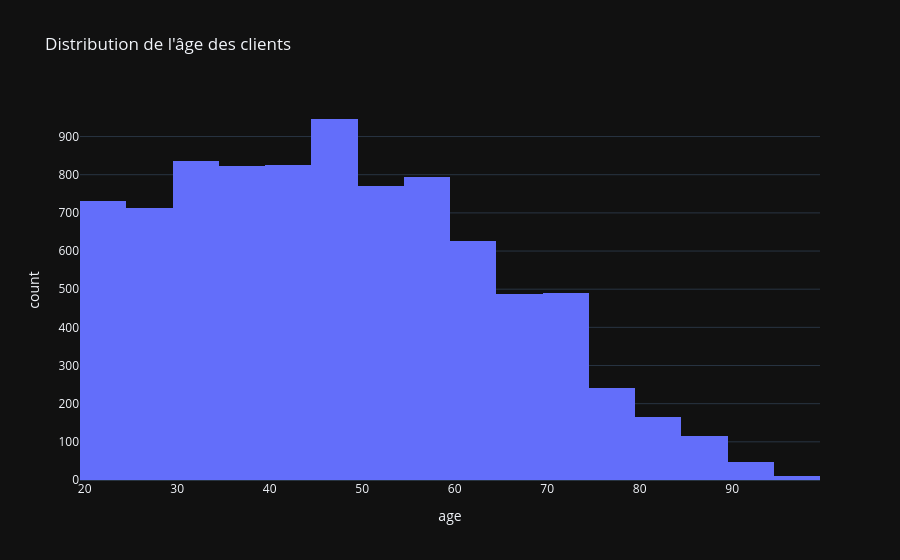

Write notebook code for a chart like this one.
### Code cell
import plotly.express as px

fig = px.histogram(customers, x="age", nbins=20, title="Distribution de l'âge des clients")
fig.update_layout(template="plotly_dark")
fig.show()

### Figure 1 — Plotly figure (JSON) as saved in the notebook; plotly's stock layout.template omitted (floating-point values rounded to 4 significant figures; data arrays with more than 128 entries replaced by an {"elided": "..."} marker saying what was removed)
{"data": [{"bingroup": "x", "hovertemplate": "age=%{x}<br>count=%{y}<extra></extra>", "legendgroup": "", "marker": {"color": "#636efa", "pattern": {"shape": ""}}, "name": "", "nbinsx": 20, "orientation": "v", "showlegend": false, "type": "histogram", "x": {"elided": "8621 int values"}, "xaxis": "x", "yaxis": "y"}], "layout": {"barmode": "relative", "legend": {"tracegroupgap": 0}, "title": {"text": "Distribution de l'âge des clients"}, "xaxis": {"anchor": "y", "domain": [0, 1], "title": {"text": "age"}}, "yaxis": {"anchor": "x", "domain": [0, 1], "title": {"text": "count"}}}}
